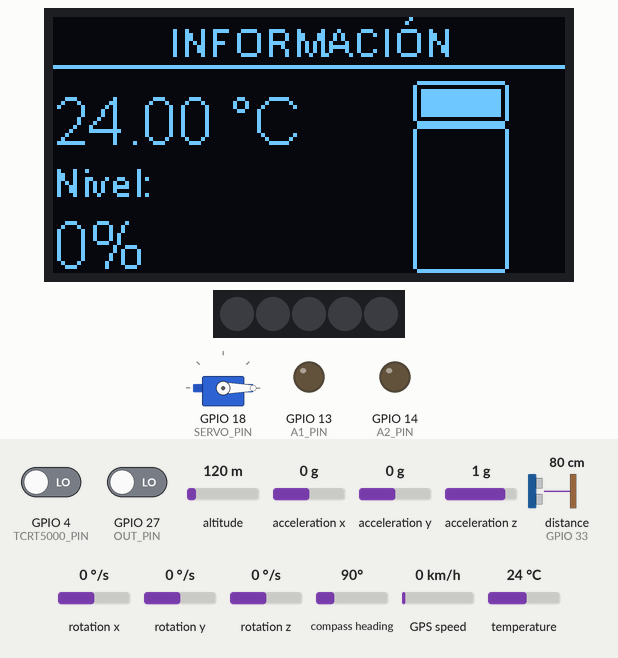
Recording of a sketch running on a simulated ESP32. Parts: 128×64 one-colour display, servo, 5 RGB LEDs in strip order, left to right, output pins drawn as LEDs (lit = HIGH). Wiring (inferred from the names in the program): ultrasonic range finder: trigger GPIO 19; echo GPIO 33. The test bench sets the inputs (shaded band); at power-on: distance to the obstacle (sensor on GPIO 33) 80 cm, temperature 24 °C, acceleration x 0 g, GPIO 4 (TCRT5000_PIN) LOW, GPIO 27 (OUT_PIN) LOW, altitude 120 m, acceleration y 0 g, acceleration z 1 g, rotation x 0 °/s, rotation y 0 °/s, rotation z 0 °/s, compass heading 90°, GPS speed 0 km/h. The echo pulse lasts 58.3 µs per cm; WiFi joins after 1.5 s; servers stay silent unless stated; the GPS gets a fix after 3 s at 37.7749, -122.4194 with 8 satellites; pins used as bus, display or sensor lines are not drawn; what the sketch prints to the serial monitor is not drawn.

Above: at 3.0 s.
3.1 s: distance to the obstacle (sensor on GPIO 33) set to 6 cm
At 4.1 s:
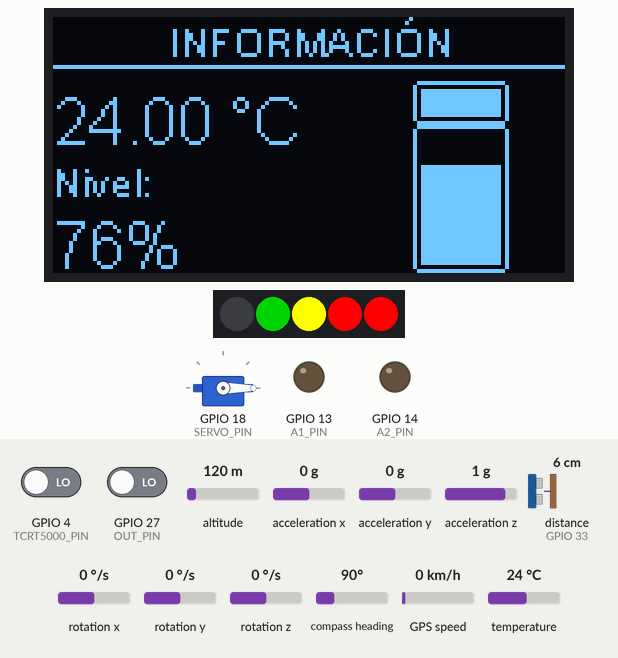
4.7 s: distance to the obstacle (sensor on GPIO 33) set to 3 cm
At 5.8 s:
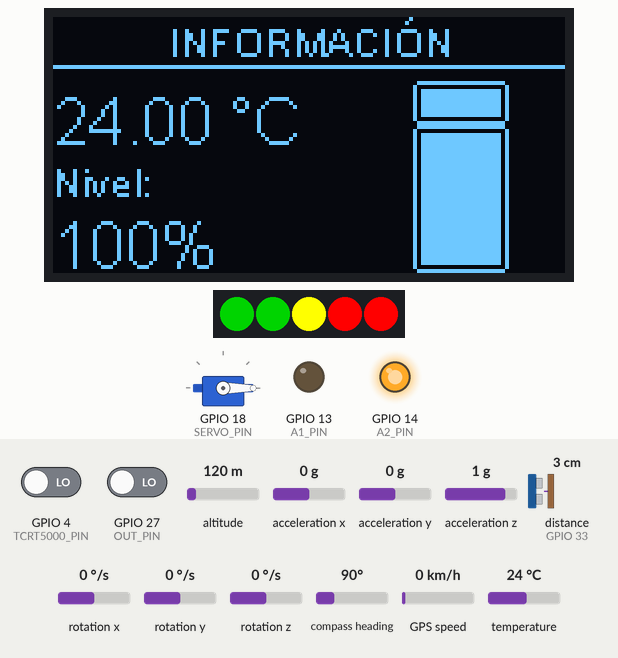
6.2 s: distance to the obstacle (sensor on GPIO 33) set to 9 cm
At 7.4 s:
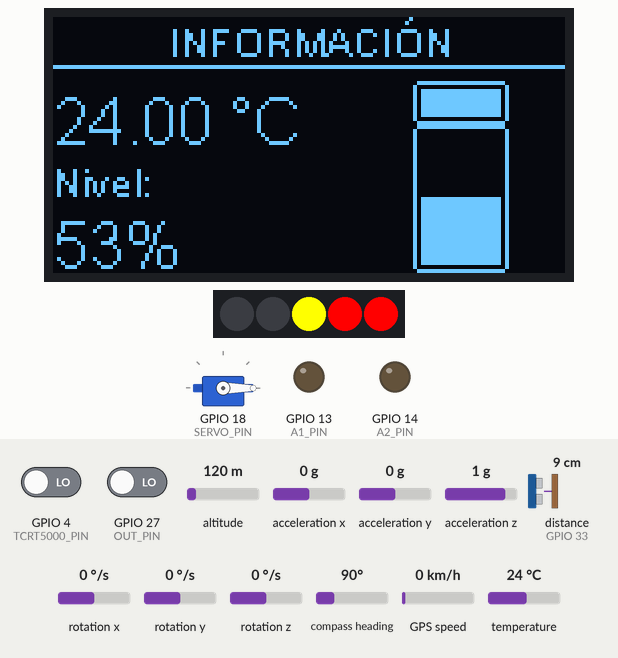
7.8 s: temperature set to 27.3 °C
At 9.0 s:
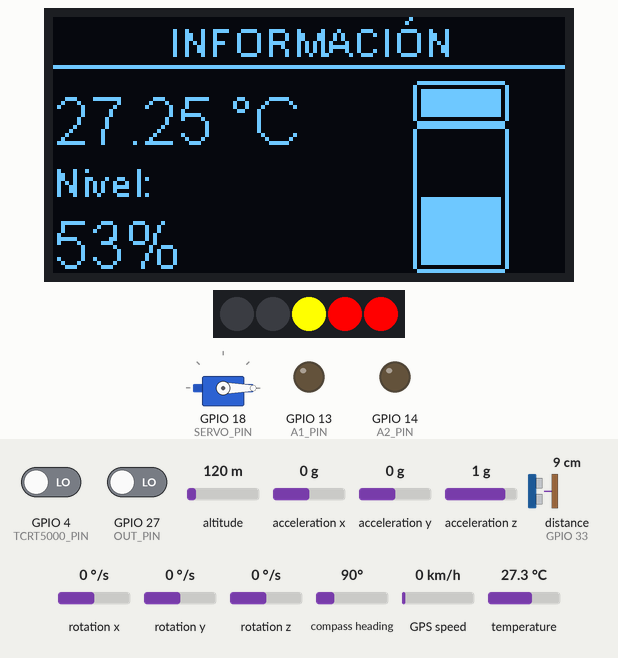
9.4 s: temperature set to 28.7 °C
At 10.6 s:
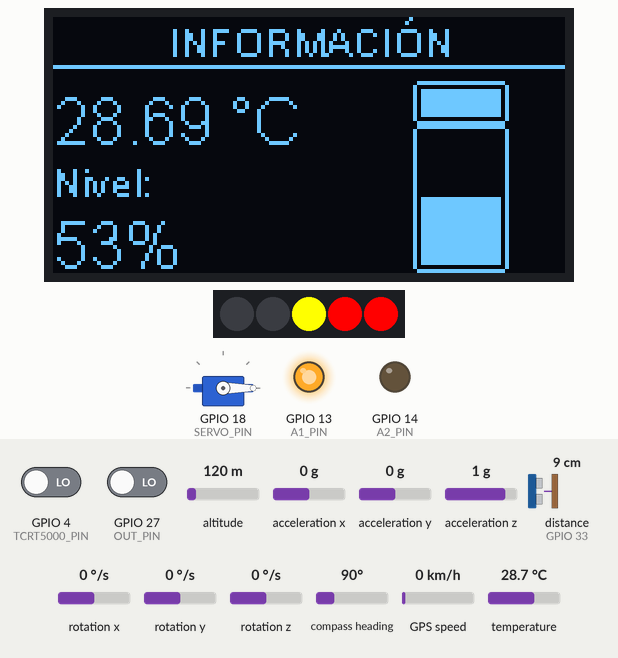
11.0 s: acceleration x set to -0.2 g
12.5 s: acceleration x set to -0.5 g
At 13.8 s:
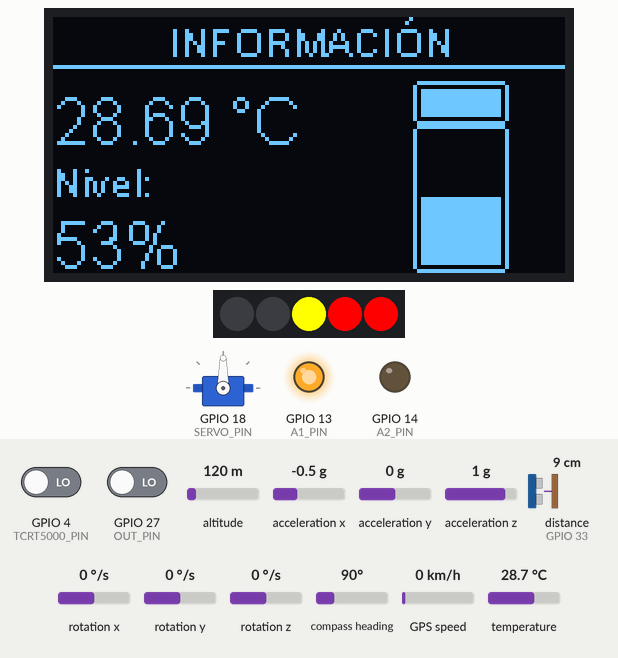
Timing chart, 0 to 15.1 s (numbered marks = the images above; inputs shaded):
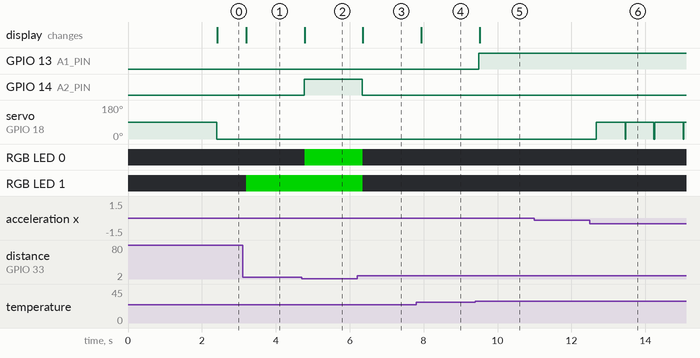

Measured:
- the behaviour switches between 5 and 4 cm on distance to the obstacle (sensor on GPIO 33) (found by bisection; images 1 and 2)
- the behaviour switches between 27.9 and 28 °C on temperature (found by bisection; images 4 and 5)
- the behaviour switches between -0.3 and -0.4 g on acceleration x (found by bisection; images 5 and 6)
- after the input at 3.1 s, RGB LED 1: off → RGB(0, 128, 0) after 0.10 s; the display: changes after 0.10 s (image 1)
- after the input at 4.7 s, GPIO 14 (A2_PIN): LOW → HIGH after 0.06 s; RGB LED 0: off → RGB(0, 128, 0) after 0.08 s; the display: changes after 0.08 s (image 2)
- after the input at 6.2 s, GPIO 14 (A2_PIN): HIGH → LOW after 0.14 s; RGB LED 0, RGB LED 1: RGB(0, 128, 0) → off after 0.16 s; the display: changes after 0.16 s (image 3)
- after the input at 7.8 s, the display: changes after 0.14 s (image 4)
- after the input at 9.4 s, GPIO 13 (A1_PIN): LOW → HIGH after 0.10 s; the display: changes after 0.11 s (image 5)
- after the input at 11.0 s, every drawn part: stays the same
- after the input at 12.5 s, servo on GPIO 18 (SERVO_PIN): 0° → 90° after 0.17 s

The sketch:

ThermoSense.ino
```cpp
#include "Buzzer.h"
#include "SensorTCRT5000.h"
#include "SensorHCSR04.h"
#include "images.h"
#include "SSD1306Wire.h"
#include <OneWire.h>
#include <DallasTemperature.h>
#include <Wire.h>
#include "I2Cdev.h"
#include "MPU6050.h"
#include <ESP32Servo.h>
#include <FastLED.h>
#include <TinyGPSPlus.h>
#include <WiFi.h>
#include <WebServer.h>

#define I2CDEV_IMPLEMENTATION I2CDEV_ARDUINO_WIRE

const int MAX_TEMPERATURE = 30; // C
const int MIN_TEMPERATURE = 0; // C
const int MAX_LEVEL = 100; // %
const int MIN_LEVEL = 0; // %
const int MAX_LEVEL_CM = 15;
const int MIN_LEVEL_CM = 2;
const int ALERT_MAX_TEMPERATURE = 28; // C
const int ALERT_MAX_LEVEL = 90; // %

// Tracked values
float temperature;
int level;

// Flags
bool FULL = false;
bool HOT = false;
bool OPENNED = false;

// Web Server
const char* SSID = "Prueba";
const char* PASSWORD = "Prueba123";
WebServer server(80);

// OLED delay
const long OLED_ON_TIME_DURATION = 3000;
unsigned long currentTime = 0;
unsigned long prevTime = 0;
bool displayOn = false;

// OLED Display
const int OLED_SCL_PIN = 22;
const int OLED_SDA_PIN = 21;
const int OLED_ADDRESS = 0x3C;
const int OLED_WIDTH = 128;
const int OLED_HEIGHT = 64;
SSD1306Wire display(OLED_ADDRESS, OLED_SDA_PIN, OLED_SCL_PIN, GEOMETRY_128_64);

// Buzzer
const int BUZZER_PIN = 32;
const int BUZZER_HZ = 1000;
Buzzer buzzer(BUZZER_PIN, BUZZER_HZ);

// TCRT5000
const int TCRT5000_PIN = 4;
SensorTCRT5000 sensorTCRT5000(TCRT5000_PIN);

// Temperature
const int TEMPERATURE_WIRE_BUS = 23;
// Setup a onewire instance to communicate with any OneWire devices
OneWire temperatureWire(TEMPERATURE_WIRE_BUS);
// Pass our OneWire instance to Dallas Temperature Sensor
DallasTemperature temperatureSensor(&temperatureWire);

// HC-SR04
const int HCSR04_TRIGGER_PIN = 19;
const int HCSR04_ECHO_PIN = 33;
SensorHCSR04 sensorHCSR04(HCSR04_TRIGGER_PIN, HCSR04_ECHO_PIN);

// MPU6050
MPU6050 mpu;

// ServoMotor
const int SERVO_PIN = 18;
Servo servo;

// Leds
const int LED_PIN = 5;
const int NUM_LEDS = 5; // number of leds
CRGB leds[NUM_LEDS];

// GPS
TinyGPSPlus gps;
#define GPS_SERIAL Serial2

// 74HC08
const int A1_PIN = 13;
const int A2_PIN = 14;
const int OUT_PIN = 27;

// Functions
void showInfo();
void drawBottle(int percentage);
void turnLedsOff();
void displayLocationInfo();
void handleRoot();
void handleData();
String getHtml();

void setup() {
  Serial.begin(9600);
  Serial.println();
  Serial.println();

  // Init sensors and actuators
  // 74HC08
  pinMode(A1_PIN, OUTPUT);
  pinMode(A2_PIN, OUTPUT);
  pinMode(OUT_PIN, INPUT);
  Serial.println("74HC08 ready");

  // Display
  display.init();
  //display.flipScreenVertically();
  display.clear();
  Serial.println("Display ready");

  // Temperature
  temperatureSensor.begin();
  Serial.println("Temperature Sensor ready");

  // MPU
  mpu.initialize();
  Serial.println("Accelerometer ready");

  // Servo Motor
  servo.attach(SERVO_PIN);
  Serial.println("Servo motor ready");

  // Leds
  FastLED.addLeds<WS2812, LED_PIN, GRB>(leds, NUM_LEDS);
  Serial.println("Leds ready");

  // GPS
  GPS_SERIAL.begin(9600, SERIAL_8N1, 16, 17);
  Serial.println("Waiting for GPS fix and satellites...");

  // Leds
  turnLedsOff();
  Serial.println("Leds ready");

  // Web Server
  WiFi.begin(SSID, PASSWORD);
  Serial.print("Connecting to WiFi");

  while (WiFi.status() != WL_CONNECTED) {
    delay(500);
    Serial.print(".");
  }

  Serial.println();
  Serial.print("Connected! IP address: ");
  Serial.println(WiFi.localIP());

  server.on("/", handleRoot);
  server.on("/data", handleData);
  server.begin();

  Serial.println("Web server started");
}

void loop() {
  // Web Server
  server.handleClient();

  // GPS
  while (GPS_SERIAL.available()) {
    gps.encode(GPS_SERIAL.read());
  }

  // get temperature
  temperatureSensor.requestTemperatures();
  temperature = temperatureSensor.getTempCByIndex(0);

  if (temperature >= ALERT_MAX_TEMPERATURE) {
    HOT = true;
    digitalWrite(A1_PIN, HIGH);
  } else {
    HOT = false;
    digitalWrite(A1_PIN, LOW);
  }

  // get level
  long cm = sensorHCSR04.getDistanciaCM();
  level = constrain(map(cm, MAX_LEVEL_CM, MIN_LEVEL_CM, 0, 100), 0, 100); // 0 -> 100 %

  if (level >= ALERT_MAX_LEVEL) {
    FULL = true;
    digitalWrite(A2_PIN, HIGH);
  } else {
    FULL = false;
    digitalWrite(A2_PIN, LOW);
  }

  // Accelerometer
  int16_t ax, ay, az;
  mpu.getAcceleration(&ax, &ay, &az);

  float ax_ms2 = (ax / 16384.0) * 9.80;
  float ay_ms2 = (ay / 16384.0) * 9.80;
  float az_ms2 = (az / 16384.0) * 9.80;

  if (sensorTCRT5000.isActive()) {
    displayOn = true;
    prevTime = millis();
  }

  if (displayOn) {
    OPENNED = true;
    servo.write(0);
    currentTime = millis();
    if (currentTime - prevTime >= OLED_ON_TIME_DURATION) {
      displayOn = false;
      display.displayOff(); // Turn off the display
      turnLedsOff();
    }
    else
      showInfo();
  }

  if (abs(ax_ms2) > 3 || abs(ay_ms2) > 3 || abs(az_ms2) < 8 || abs(az_ms2) > 12) {
    // close
     servo.write(90);
     OPENNED = false;
  }

  if (digitalRead(OUT_PIN) && OPENNED)
    buzzer.on();
  else
    buzzer.off();
}

void showInfo() {
  // Turn on the display
  display.displayOn();
  display.clear();

  // Title
  display.setTextAlignment(TEXT_ALIGN_CENTER);
  display.setFont(ArialMT_Plain_10);
  display.drawString(OLED_WIDTH / 2, 0, "INFORMACIÓN");

  // Divison
  display.drawHorizontalLine(0, 12, 128);

  // Data
  display.setTextAlignment(TEXT_ALIGN_LEFT);
  display.setFont(ArialMT_Plain_16);

  // Temperature
  display.drawString(0, 17, String(temperature) + " °C");

  // Level
  display.setFont(ArialMT_Plain_10);
  display.drawString(0, 35, "Nivel:");
  display.setFont(ArialMT_Plain_16);
  display.drawString(0, 48, String(level) + "%");

  // Bottle
  drawBottle(level);
  display.display();

  // Leds
  if (level >= 90) {
    leds[0] = CRGB::Green;
    leds[1] = CRGB::Green;
    leds[2] = CRGB::Yellow;
    leds[3] = CRGB::Red;
    leds[4] = CRGB::Red;
  } else if (level >= 70) {
    leds[0] = CRGB::Black;
    leds[1] = CRGB::Green;
    leds[2] = CRGB::Yellow;
    leds[3] = CRGB::Red;
    leds[4] = CRGB::Red;
  }
  else if (level >= 50) {
    leds[0] = CRGB::Black;
    leds[1] = CRGB::Black;
    leds[2] = CRGB::Yellow;
    leds[3] = CRGB::Red;
    leds[4] = CRGB::Red;
  }
  else if (level >= 30) {
    leds[0] = CRGB::Black;
    leds[1] = CRGB::Black;
    leds[2] = CRGB::Black;
    leds[3] = CRGB::Red;
    leds[4] = CRGB::Red;
  }
  else if (level >= 10) {
    leds[0] = CRGB::Black;
    leds[1] = CRGB::Black;
    leds[2] = CRGB::Black;
    leds[3] = CRGB::Black;
    leds[4] = CRGB::Red;
  }
  else {
    turnLedsOff();
  }

  FastLED.show();
}

void drawBottle(int percentage) {
  int x = 92;
  int y = 16;
  display.drawXbm(90, 16, 24, 48, bottle_bitmap);

  // Draw rectangle
  int maxHeight = 33;
  int height = map(percentage, 0, 100, 0, maxHeight);

  int width = 20;
  int fillY = y + 13 + (maxHeight - height);
  display.fillRect(x, fillY, width, height);
}

void turnLedsOff() {
  leds[0] = CRGB::Black;
  leds[1] = CRGB::Black;
  leds[2] = CRGB::Black;
  leds[3] = CRGB::Black;
  leds[4] = CRGB::Black;
  FastLED.show();
}

void displayLocationInfo() {
  Serial.println(F("-------------------------------------"));
  Serial.println("\n Location Info:");

  Serial.print("Latitude:  ");
  Serial.print(gps.location.lat(), 6);
  Serial.print(" ");
  Serial.println(gps.location.rawLat().negative ? "S" : "N");

  Serial.print("Longitude: ");
  Serial.print(gps.location.lng(), 6);
  Serial.print(" ");
  Serial.println(gps.location.rawLng().negative ? "W" : "E");

  Serial.print("Fix Quality: ");
  Serial.println(gps.location.isValid() ? "Valid" : "Invalid");

  Serial.print("Satellites: ");
  Serial.println(gps.satellites.value());

  Serial.print("Altitude:   ");
  Serial.print(gps.altitude.meters());
  Serial.println(" m");

  Serial.print("Speed:      ");
  Serial.print(gps.speed.kmph());
  Serial.println(" km/h");

  Serial.print("Course:     ");
  Serial.print(gps.course.deg());
  Serial.println("°");

  Serial.print("Date:       ");
  if (gps.date.isValid()) {
    Serial.printf("%02d/%02d/%04d\n", gps.date.day(), gps.date.month(), gps.date.year());
  } else {
    Serial.println("Invalid");
  }

  Serial.print("Time (UTC): ");
  if (gps.time.isValid()) {
    Serial.printf("%02d:%02d:%02d\n", gps.time.hour(), gps.time.minute(), gps.time.second());
  } else {
    Serial.println("Invalid");
  }

  Serial.println(F("-------------------------------------"));
}

// Web server
void handleRoot() {
  server.send(200, "text/html", getHTML());
}

void handleData() {
  String json = "{";
  json += "\"temperature\":" + String(temperature) + ",";
  json += "\"level\":" + String(level) + ",";

  if (gps.location.isValid()) {
    json += "\"lat\":" + String(gps.location.lat(),6) + ",";
    json += "\"lng\":" + String(gps.location.lng(),6);
  } else {
    json += "\"lat\":0,\"lng\":0";
  }

  json += "}";

  server.send(200, "application/json", json);
}

String getHTML() {
  String html = R"rawliteral(
  <!DOCTYPE html>
  <html lang="es">

  <head>

  <meta charset="UTF-8">
  <meta name="viewport" content="width=device-width, initial-scale=1">

  <title>ThermoSense</title>

  <style>

  body{
  margin:0;
  font-family: 'Segoe UI', Arial;
  background:linear-gradient(135deg,#0f172a,#1e293b);
  color:white;
  text-align:center;
  }

  .header{
  padding:30px;
  font-size:28px;
  font-weight:bold;
  }

  .container{
  display:flex;
  flex-wrap:wrap;
  justify-content:center;
  gap:25px;
  padding:20px;
  }

  .card{
  background:#1e293b;
  padding:25px;
  border-radius:16px;
  width:260px;
  box-shadow:0 10px 25px rgba(0,0,0,0.4);
  transition:transform 0.2s;
  }

  .card:hover{
  transform:translateY(-5px);
  }

  .title{
  font-size:18px;
  opacity:0.8;
  }

  .value{
  font-size:42px;
  font-weight:bold;
  margin-top:10px;
  }

  .bar{
  width:100%;
  height:18px;
  background:#334155;
  border-radius:10px;
  overflow:hidden;
  margin-top:15px;
  }

  .fill{
  height:100%;
  background:linear-gradient(90deg,#22c55e,#4ade80);
  width:0%;
  transition:width 0.5s;
  }

  .gps{
  font-size:15px;
  margin-top:10px;
  }

  button{
  margin-top:15px;
  padding:10px 18px;
  border:none;
  border-radius:10px;
  background:#3b82f6;
  color:white;
  font-size:15px;
  cursor:pointer;
  transition:background 0.2s;
  }

  button:hover{
  background:#2563eb;
  }

  .footer{
  margin-top:30px;
  opacity:0.5;
  font-size:14px;
  }

  </style>

  </head>

  <body>

  <div class="header">
  ThermoSense Dashboard
  </div>

  <div class="container">

  <div class="card">
  <div class="title">🌡 Temperatura</div>
  <div class="value" id="temp">-- °C</div>
  </div>

  <div class="card">
  <div class="title">💧 Nivel de Agua</div>
  <div class="value" id="level">-- %</div>

  <div class="bar">
  <div class="fill" id="levelbar"></div>
  </div>

  </div>

  <div class="card">
  <div class="title">📍 Ubicación GPS</div>

  <div class="gps" id="gps">
  Buscando señal...
  </div>

  <a id="map" target="_blank">
  <button>Ver en Google Maps</button>
  </a>

  </div>

  </div>

  <div class="footer">
  ESP32 ThermoSense
  </div>

  <script>

  function updateData(){

  fetch("/data")
  .then(response => response.json())
  .then(data => {

  document.getElementById("temp").innerHTML =
  data.temperature.toFixed(1) + " °C";

  document.getElementById("level").innerHTML =
  data.level + " %";

  document.getElementById("levelbar").style.width =
  data.level + "%";

  if(data.lat != 0){

  document.getElementById("gps").innerHTML =
  "Lat: " + data.lat + "<br>Lng: " + data.lng;

  document.getElementById("map").href =
  "https://maps.google.com/?q="+data.lat+","+data.lng;

  }else{

  document.getElementById("gps").innerHTML =
  "Sin señal GPS";

  }

  });

  }

  setInterval(updateData,1000);

  updateData();

  </script>

  </body>
  </html>
  )rawliteral";

  return html;
}
```

Buzzer.cpp
```cpp
#include "Buzzer.h"

Buzzer::Buzzer(int pin, int hz) {
  this->pin = pin;
  this->hz = hz;

  pinMode(pin, OUTPUT);
}

void Buzzer::on() {
  tone(pin, hz);
}

void Buzzer::off() {
  noTone(pin);
}

void Buzzer::play(int ms) {
  on();
  delay(ms);
  off();
}
```

Buzzer.h
```cpp
#ifndef BUZZER_H
#define BUZZER_H

#include "Arduino.h"

class Buzzer {
private:
  int pin;
  int hz;
public:
  Buzzer(int pin, int hz);
  void setFrequency(int hz);
  void on();
  void play(int ms);
  void off();
};

#endif
```

SensorHCSR04.cpp
```cpp
#include "Arduino.h"
#include "SensorHCSR04.h"

SensorHCSR04::SensorHCSR04(int pinTrigger, int pinEcho) {
  this->pinTrigger = pinTrigger;
  this->pinEcho = pinEcho;

  pinMode(pinTrigger, OUTPUT);
  pinMode(pinEcho, INPUT);
  digitalWrite(pinTrigger, LOW);
}

long SensorHCSR04::getDistanciaCM() {
  digitalWrite(this->pinTrigger, LOW);
  delayMicroseconds(2);
  digitalWrite(this->pinTrigger, HIGH);
  delayMicroseconds(10);
  digitalWrite(this->pinTrigger, LOW);

  long duration = pulseIn(this->pinEcho, HIGH);
  int distance = duration * 0.034 / 2;
  return distance;
}
```

SensorHCSR04.h
```cpp
#ifndef SENSOR_HCSR04_H
#define SENSOR_HCSR04_H

#include "Arduino.h"

class SensorHCSR04 {
  public:
    int pinTrigger;
    int pinEcho;
    SensorHCSR04(int pinTrigger, int pinEcho);
    long getDistanciaCM();
};

#endif
```

SensorTCRT5000.cpp
```cpp
#include "SensorTCRT5000.h"

SensorTCRT5000::SensorTCRT5000(int pinData) {
  this->pinData = pinData;
  pinMode(pinData, INPUT);
}

bool SensorTCRT5000::isActive() {
  return !digitalRead(pinData);
}
```

SensorTCRT5000.h
```cpp
#ifndef SENSOR_TCRT5000_H
#define SENSOR_TCRT5000_H

#include "Arduino.h"

class SensorTCRT5000 {
  public:
    int pinData;
    SensorTCRT5000(int pinData);
    bool isActive();
};

#endif
```

Source omitted: images.h (data table, 1041 bytes)
